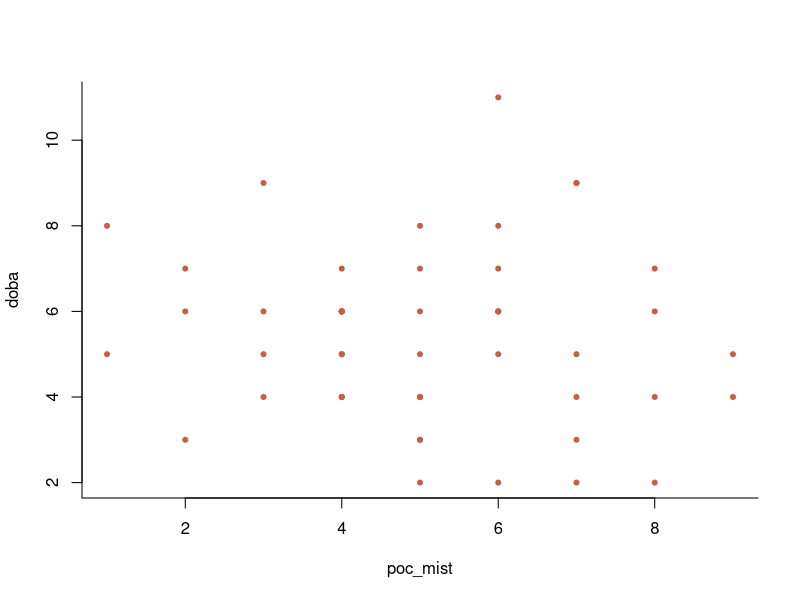

Generate this figure with R:
# 1
1-ppois(q = 6, lambda = 5.5)
# pravdepodobnost ze vsichni zaparkuji je 0.31
#____________________________________________________________________________
# 2
set.seed(105)
predtim = rnorm(n = 30, mean = 4.45, sd = 1.1)
potom = rnorm(n = 30, mean = 4.55, sd = 1.25)

rozdil = predtim - potom
# H0: pocet volnych parkovacich mist se nezvysil (rozdil>=0)
# H1: pocet volnych parkovacich mist se zvysil (rozdil<0)

# predpoklad pouziti paroveho t testu - normalita rozdeleni
  # test normality
  # H0: rozdeleni je normalni
  # H1: rozdeleni neni normalni
  shapiro.test(rozdil) # p = 0.82 > 0.05 -> H0 se nezamita, predpoklady splneny
# parovy t test
t.test(rozdil, alternative = "less")
# p = 0.19 > 0.05 -> H0 se nezamita
#odpoved: pocet volnych parkovacich mist se nezvysil
# df = 29
#____________________________________________________________________________
# 3
library(pwr)
d = mean(predtim)-mean(potom)
pwr.t.test(n = 30, d = d, power = NULL, alternative = "less", type = "paired")
# sila testu = 0.31
#____________________________________________________________________________
# 4
set.seed(10)
poc_mist = rpois(n = 52, lambda = 5.3)
doba = rpois(n = 52, lambda = 6.2)

# H0: veliciny nejsou pozitivne korelovane (r<0)
# H1: veliciny jsou pozitivne korelovane (r>0)

  # predpoklad pouziti Pearsonova kor. testu - normalita rozdeleni
  # H0: rozdeleni je normalni
  # H1: rozdeleni neni normalni
  shapiro.test(poc_mist) # p = 0.15 > 0.05
  shapiro.test(doba) # p = 0.06 > 0.05
  # obe rozdeleni jsou normalni, muzeme pouzit Pearsonuv korelacni test
  
cor(poc_mist, doba) # r = -0.11
cor.test(poc_mist, doba, method = "pearson", alternative = "greater")
# p = 0.79 > 0.05 H0 nemuzeme zamitnout
# odpoved: s delsi dobou nenarusta pocet volnych parkovacich mist

plot(doba~poc_mist, pch = 20, bty = "l", col = "coral3")
